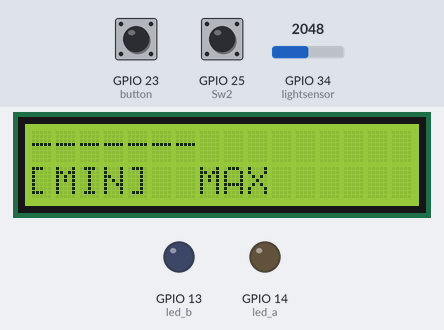
The program below on a simulated ESP32 board running MicroPython. Parts: 16×2 character LCD, output pins drawn as LEDs (lit = HIGH). Inputs (shaded band) come from the test bench; at power-on: GPIO 34 (lightsensor) = 2048, GPIO 23 (button) HIGH, GPIO 25 (Sw2) HIGH (analog values on the 0–4095 scale).

Above: at 1.2 s.
1.3 s: GPIO 34 (lightsensor) set to 2866
At 2.1 s:
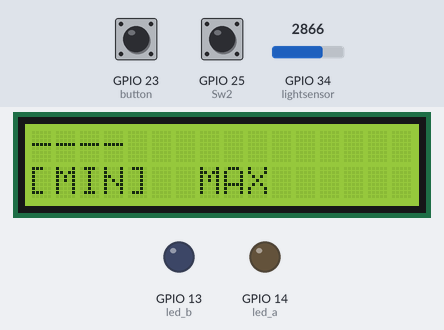
2.8 s: GPIO 23 (button) pulled LOW for 0.15 s
At 3.6 s:
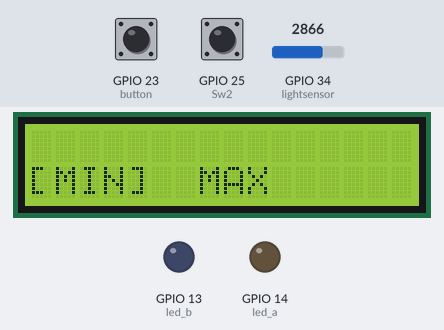
4.4 s: GPIO 34 (lightsensor) set to 2897
At 5.1 s:
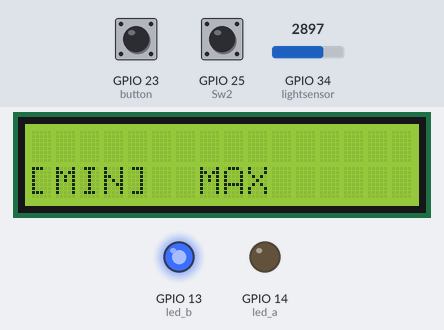
5.9 s: GPIO 34 (lightsensor) set to 2047
At 6.6 s:
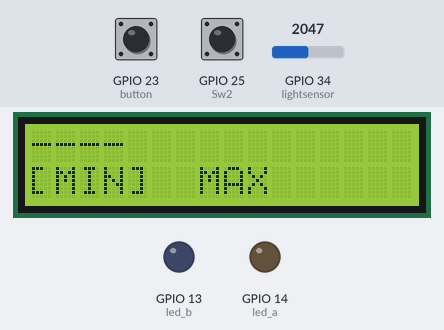
7.4 s: GPIO 34 (lightsensor) set to 3603
At 8.1 s:
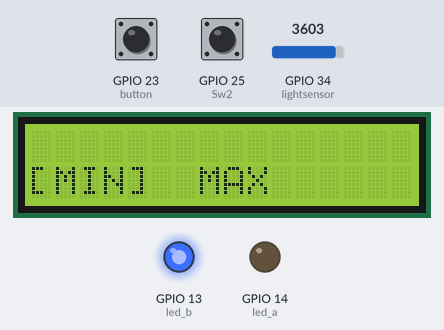
Timing chart, 0 to 9.9 s (numbered marks = the images above; inputs shaded):
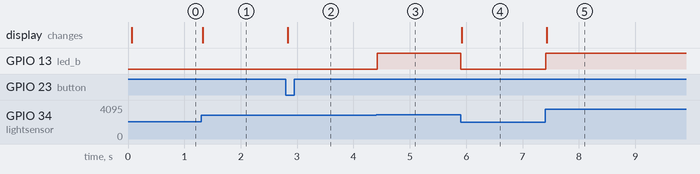

Measured:
- the behaviour switches between 2866 and 2867 on GPIO 34 (lightsensor) (found by bisection; images 2 and 3)
- after the input at 1.3 s, the display: changes at once (image 1)
- after the input at 2.8 s, the display: changes at once (image 2)
- after the input at 4.4 s, GPIO 13 (led_b): LOW → HIGH at once
- after the input at 5.9 s, GPIO 13 (led_b): HIGH → LOW at once; the display: changes at once (image 4)
- after the input at 7.4 s, GPIO 13 (led_b): LOW → HIGH at once; the display: changes at once (image 5)

The program:

assignment_6.py
```python
from machine import Pin, I2C, ADC
import i2c_lcd, time

# SETUP

# LCD
screen = I2C(0, scl=Pin(22), sda=Pin(21))
lcd = i2c_lcd.I2cLcd(screen, 0x27, 2, 16)

# Light sensor
lightsensor = ADC(Pin(34))
lightsensor.atten(ADC.ATTN_11DB)

# Rotary encoder pins
Sw1 = Pin(26, Pin.IN, Pin.PULL_UP)
Sw2 = Pin(25, Pin.IN, Pin.PULL_UP)

# Encoder push button
button = Pin(23, Pin.IN, Pin.PULL_UP)
button_last = button.value()
button_last_change = time.ticks_ms()

# LEDs
led_b = Pin(13, Pin.OUT)   # above MAX
led_a = Pin(14, Pin.OUT)   # below MIN

# Thresholds
MIN_val = 0       # dark limit
MAX_val = 4095    # bright limit

# Encoder state
mode = "MIN"
last_b = Sw2.value()


#FUNCTIONS

#read lightsensor
def read_brightness():
    raw = lightsensor.read()
    return 4095 - raw          # 0 = darkest, 4095 = brightest

# check if encoder has moved and update mode and lcd
def update_mode_and_lcd(last_b, mode):

    b = Sw2.value()
    if last_b == 1 and b == 0:
        a = Sw1.value()
        if a == 1:
            mode = "MIN"        # one direction
        else:
            mode = "MAX"        # other direction

    lcd.move_to(0, 1)
    if mode == "MIN":
        lcd.putstr("[MIN]  MAX ")
    else:
        lcd.putstr(" MIN  [MAX] ")

    return b, mode #return to update for next loop

#draw bar on 1-16 scale and update if max or min val is updated
def draw_bar(MIN_val, MAX_val):
    brightness = read_brightness()  # read level

    # LED on if outside range
    led_b.value(1 if brightness < MIN_val or brightness > MAX_val else 0)

    # if vaue is outside range, set to max or min
    if brightness < MIN_val:
        brightness = MIN_val
    elif brightness > MAX_val:
        brightness = MAX_val

    span = MAX_val - MIN_val or 1

    #calculate how many bars to display
    position = (brightness - MIN_val) / span
    bars = int(position * 16)

    #display bars and add spaces so they will clear as it updates
    bar_str = "-" * bars + " " * (16 - bars)
    lcd.move_to(0, 0)
    lcd.putstr(bar_str)

# press button to store new min or max depending on the mode
def change_level(button_last, button_last_change, mode, MIN_val, MAX_val):
    now = time.ticks_ms()
    val = button.value()
    if val != button_last and time.ticks_diff(now, button_last_change) > 50: #debounce
        button_last_change = now
        button_last = val
        if val == 0:  # pressed
            brightness = read_brightness()
            if mode == "MIN":
                MIN_val = brightness #update min
            else:
                MAX_val = brightness #update max

    return button_last, button_last_change, MIN_val, MAX_val


while True:
    last_b, mode = update_mode_and_lcd(last_b, mode)
    button_last, button_last_change, MIN_val, MAX_val = change_level(
        button_last, button_last_change, mode, MIN_val, MAX_val
    )
    draw_bar(MIN_val, MAX_val)
    time.sleep_ms(5)
```
